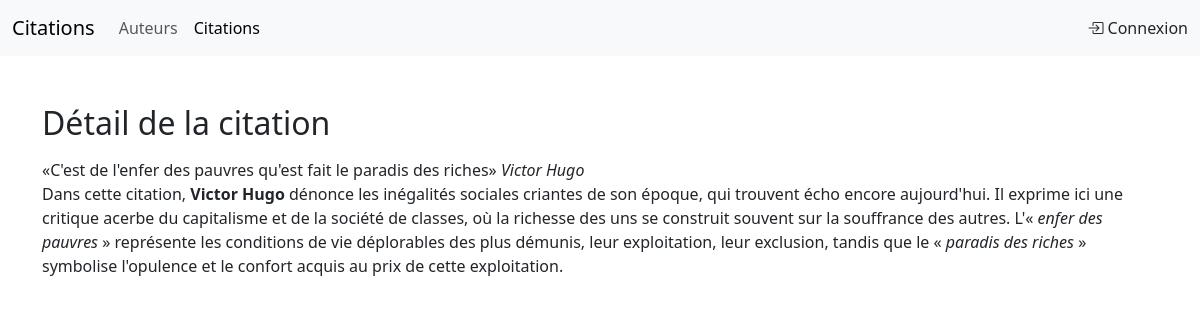
Page /index.php?controller=quotes&action=oneQuote&id=1 on the committed database.
### tables this page shows
CREATE TABLE IF NOT EXISTS `quotes` (
  `id` int NOT NULL AUTO_INCREMENT,
  `quote` varchar(256) NOT NULL,
  `explanation` text,
  `authors_id` int DEFAULT NULL,
  PRIMARY KEY (`id`),
  KEY `auteurs_id` (`authors_id`)
);

CREATE TABLE IF NOT EXISTS `authors` (
  `id` int NOT NULL AUTO_INCREMENT,
  `author` varchar(128) NOT NULL,
  `birthday` date NOT NULL,
  `deathday` date DEFAULT NULL,
  `biography` text,
  `src` varchar(256) DEFAULT NULL,
  PRIMARY KEY (`id`)
);

### controller/quotes/oneQuote.controller.php (called while the page is built, shortened)
<?php
$quote = getOneQuote($pdo, $_GET['id']);
require_once ROOT .'/view/template/quotes/one.view.php';

### controller/quotes/index.php (called while the page is built, shortened)
<?php
require_once ROOT . '/model/quotes.model.php';
if (isset($_GET['action'])) {
    switch ($_GET['action']) {
        case 'allQuotes':
        case 'oneQuote':
            $action = $_GET['action'];
            break;
    }
} else {
    $action = 'allQuotes';
}
require_once ROOT . '/controller/quotes/' . $action . '.controller.php';

### model/quotes.model.php (called while the page is built, shortened)
<?php
function getOneQuote(PDO $pdo, int $id) : array|false
{
    $sql = "SELECT *, authors.author FROM quotes  LEFT JOIN authors ON quotes.authors_id = authors.id  WHERE quotes.id = ? ";
    $q = $pdo->prepare($sql);
    $q->execute([$id]);
    $oneQuote = $q->fetch();
    return $oneQuote;
}

### view/template/quotes/one.view.php (the view, shortened to what this page needs)
<div class="quote my-3">
    <q><?= $quote['quote'] ?></q>
    <cite><?= $quote['author'] ?></cite>
    <div class="explanation"><?= $quote['explanation'] ?></div>
</div>
<?php
require_once ROOT . '/view/layout.view.php';

### rows in the picture
quotes: quote "C'est de l'enfer des pauvres qu'est fait le paradis des riches", authors.author "Victor Hugo", explanation "Dans cette citation, Victor Hugo dénonce les inégalités sociales criantes de son époque, qui trouvent écho encore aujourd'hui. Il exprime ici une critique acerbe du capitalisme et de la société de classes, où la richesse des uns se construit souvent sur la souffrance des autres. L'« enfer des pauvres » représente les conditions de vie déplorables des plus démunis, leur exploitation, leur exclusion, tandis que le « paradis des riches » symbolise l'opulence et le confort acquis au prix de cette exploitation."

### other values in the picture
$title "Détail de la citation"
